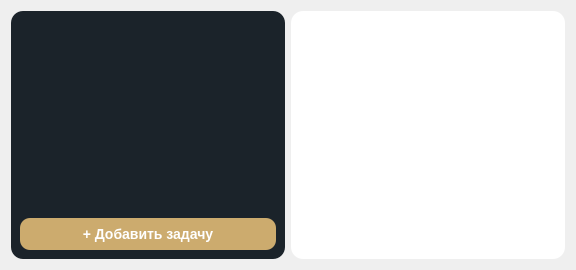
<?xml version="1.0" encoding="UTF-8"?>
<ui version="4.0">
 <class>GanttPage</class>
 <widget class="QWidget" name="GanttPage">
  <layout class="QHBoxLayout" name="mainLayout">
   <item>
    <!-- ЛЕВЫЙ САЙДБАР -->
    <widget class="QFrame" name="sidebar">
     <property name="minimumWidth">
      <number>320</number>
     </property>
     <property name="styleSheet">
      <string>
        QFrame {
            background-color: #1B232A;
            border-radius: 12px;
        }
        QLabel {
            color: white;
            font-size: 14px;
            font-weight: bold;
        }
        QListWidget {
            background-color: transparent;
            color: white;
            border: none;
        }
        QListWidget::item:selected {
            background-color: #D22730;
            border-radius: 6px;
        }
      </string>
     </property>

     <layout class="QVBoxLayout">
      <item>
       <label name="lblTasks">
        <property name="text">
         <string>Задачи проекта</string>
        </property>
       </label>
      </item>

      <item>
       <widget class="QListWidget" name="taskList"/>
      </item>

      <item>
       <widget class="QPushButton" name="btnAddTask">
        <property name="text">
         <string>+ Добавить задачу</string>
        </property>
        <property name="styleSheet">
         <string>
          QPushButton {
            background-color: #ccab6e;
            color: white;
            border-radius: 10px;
            font-weight: bold;
            font-size: 14px;
            padding: 8px;
          }
          QPushButton:hover { background-color: #998664; }
          QPushButton:pressed { background-color: #7a6a50; }
         </string>
        </property>
       </widget>
      </item>
     </layout>
    </widget>
   </item>

   <item>
    <!-- ОСНОВНАЯ ОБЛАСТЬ ГАНТА -->
    <widget class="QFrame" name="ganttArea">
     <property name="styleSheet">
      <string>
        QFrame {
            background-color: #ffffff;
            border-radius: 12px;
        }
      </string>
     </property>
     <layout class="QVBoxLayout">
      <item>
       <label name="lblGantt">
        <property name="text">
         <string>Диаграмма Ганта</string>
        </property>
        <property name="styleSheet">
         <string>
          QLabel {
            font-size: 18px;
            font-weight: bold;
            color: #1B232A;
          }
         </string>
        </property>
       </label>
      </item>

      <item>
       <widget class="QGraphicsView" name="ganttView">
        <property name="styleSheet">
         <string>
          QGraphicsView {
            border: none;
          }
         </string>
        </property>
       </widget>
      </item>
     </layout>
    </widget>
   </item>
  </layout>
 </widget>
</ui>
